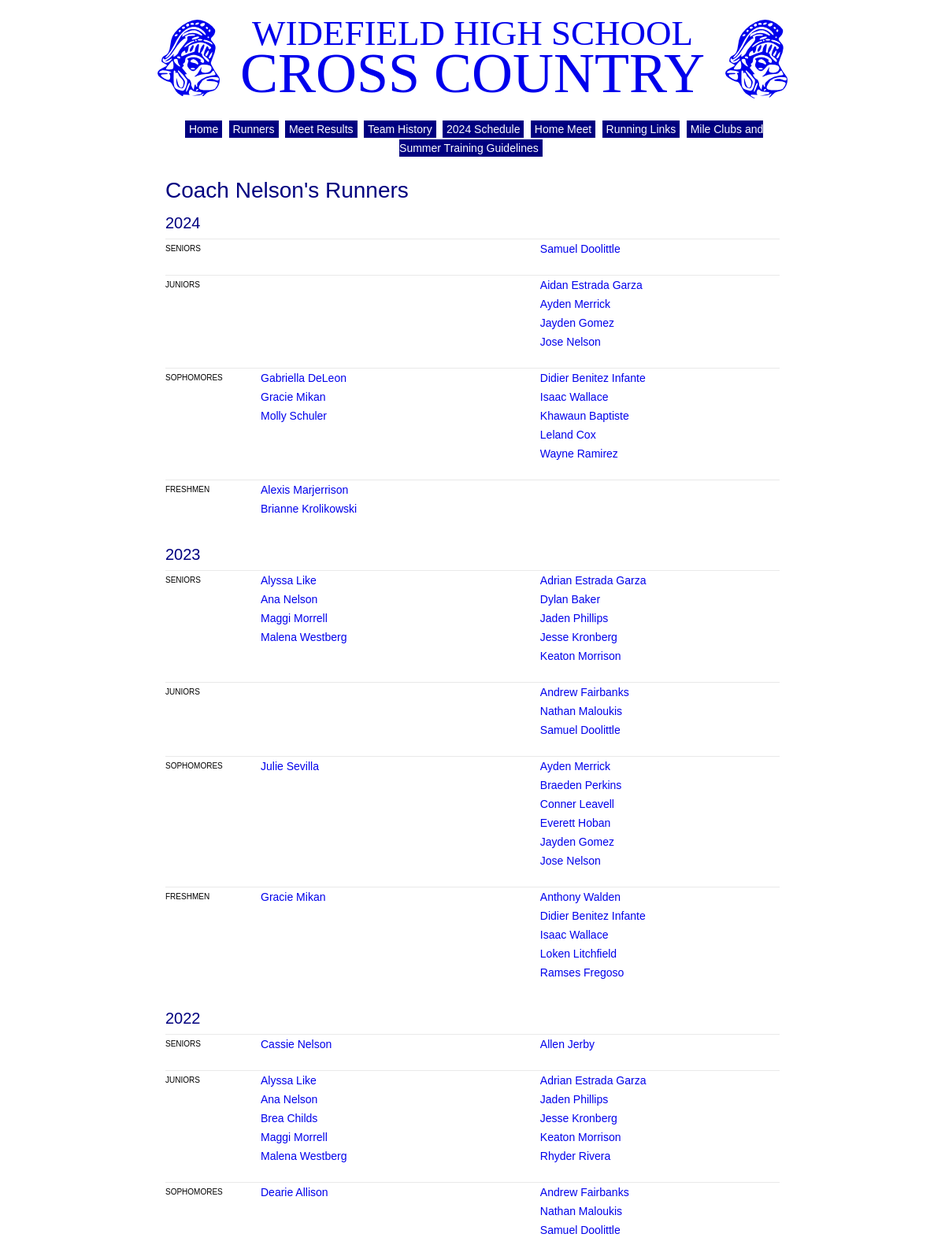
/runners/ (upper part), run on the app's committed database.
### simplemenu/models.py (models this page shows, shortened)
class Menu(models.Model):
	name = models.CharField(max_length=255)
	slug = models.SlugField()
	class Admin:
		pass

class MenuItem(models.Model):
	menu = models.ForeignKey(Menu, on_delete=models.DO_NOTHING)
	url = models.CharField(max_length=1024)
	title = models.CharField(max_length=100)
	description = models.CharField(max_length=255,blank=True,null=True)
	sort = models.IntegerField(default=0)
	class Meta:
		ordering = ['sort']
	class Admin:
		pass

### crosscountry/models.py (models this page shows, shortened)
class Runner(models.Model):
  name = models.CharField(max_length=255)
  created_at = models.DateTimeField(auto_now_add = True)
  gender = models.CharField(max_length=1, choices=GENDER_CHOICES)
  year = models.IntegerField()
  people = RunnerManager()
  men = MaleManager()
  women = FemaleManager()
  class Meta:
    ordering = ['name']
    db_table = 'crosscountry_runner'
  class Admin:
    list_filter = ['year','gender']
    search_fields = ['name']
  def get_absolute_url(self):
    return	"/runners/%i/" % self.id

### whsxc/views.py (the view)
# urls.py: path('runners/',views.runners),
def runners(request):
    years = Meet.objects.years()
    actual_years = []
    runners_by_year = {}
    for year in years:
        runners = Runner.people.by_year(year)
        if len(runners) > 0:
            runners_by_year[year] = runners
            actual_years.append(year)
    return render(request,'runners/runners.html', {
        "runners_by_year": runners_by_year,  # Sort years in descending order
        "years": actual_years,
         },)

### crosscountry/models.py (called while the page is built)
  def by_year(self,year):
    from django.db import connection
    cursor = connection.cursor()
    sql = """
      SELECT rr.id, rr.name, rr.gender, rr.year
      FROM crosscountry_runner rr
      LEFT JOIN crosscountry_run r ON (rr.id = r.runner_id)
      WHERE datetime(r.occurred_at) > datetime('%s-01-01') AND datetime(r.occurred_at) < datetime('%s-12-31 23:59:59')
      GROUP BY rr.id
      ORDER BY rr.year, rr.gender, rr.name
    """ % (year, year)
    cursor.execute(sql)
    result_list = []
    for row in cursor.fetchall():
      p = self.model(id=row[0], name=row[1], gender=row[2], year=row[3])
      p.grade = p.year - int(year)
      result_list.append(p)
    return result_list

  def years(self):
    from django.db import connection
    cursor = connection.cursor()
    cursor.execute("SELECT strftime('%Y',occurred_at) FROM crosscountry_meet GROUP BY strftime('%Y', occurred_at) ORDER BY occurred_at asc;")
    result_list = []
    for row in cursor.fetchall():
      result_list.append(row[0])
    return result_list

### crosscountry/templatetags/crosscountry_extras.py (called while the page is built)
def gender_name(value):
  return {
    'F': 'Girls',
    'M': 'Boys',
  }[value]

def grade_name_plural(value):
  return {
    '1': 'Seniors',
    '2': 'Juniors',
    '3': 'Sophomores',
    '4': 'Freshmen',
  }[str(value)]

def sectionbyattribute(parser,token):
  try:
    tag_name, attribute, objects_list = token.split_contents()
  except ValueError:
    raise template.TemplateSyntaxError("%r tag requires two arguments" % token.contents[0])
  node_list = parser.parse(('endsectionbyattribute',))
  parser.delete_first_token()
  return SectionByAttribute(attribute, objects_list, node_list)

def get_dict_value(parser,token):
  try:
    tag_name, key, fromWord, dict, asWord, name = token.split_contents()
  except ValueError:
    raise template.TemplateSyntaxError("%r tag requires five arguments" % token.contents[0])
  return GetDictValue(key, dict, name)

  def render(self, context):
    if self.key_str:
      context[self.name] = self.dict.resolve(context)[self.key_str]
    else:
      context[self.name] = self.dict.resolve(context)[self.key_variable.resolve(context)]
    return ''

### runners/templates/runners/runners.html (shortened to what this page needs)
{% extends "base.html" %}
{% load crosscountry_extras %}
{% block content %}
  <h1>Coach Nelson's Runners</h1>
    {% for year in years reversed %}
      <h2>{{ year }}</h2>
      {% get_dict_value year from runners_by_year as runners %}
      <div class="runners">
        {% sectionbyattribute 'grade' runners %}
          <div class="grade-list">
            <h3 style="">{{ grade.grade|grade_name_plural }}</h3>
            {% sectionbyattribute 'gender' grade.runners %}
            <ul class="{{ gender.gender|gender_name|lower }}-list">
                {% for runner in gender.grade_runners %}
                <li><a href="{{ runner.get_absolute_url }}">{{ runner.name }}</a></li>
              {% endfor %}
              </ul>
            {% endsectionbyattribute %}
          </div>
        {% endsectionbyattribute %}
      </div>
    {% endfor %}
{% endblock %}

### templates/base.html (shortened to what this page needs)
{% load static %}
<!DOCTYPE html>
<html lang="en">
	<head>
		<link href="{% static 'stylesheets/style_v2.css' %}" rel="Stylesheet" type="text/css" />
	</head>
	<body>
		<div id="title"><span id="title-school">Widefield High School</span> <span id="title-crosscountry">Cross Country</span></div>
		<div id="content">
			{% load simplemenus %}
			{% flatmenu 'navigation' %}
			{% block content %} default content {% endblock %}
		</div>
	</body>
</html>

### static/stylesheets/style_v2.css (style rules this page uses)
html, body, div, span, applet, object, iframe, h1, h2, h3, h4, h5, h6, p, blockquote, pre, a, abbr, acronym, address, big, cite, code, del, dfn, em, font, img, ins, kbd, q, s, samp, small, strike, strong, sub, sup, tt, var, dl, dt, dd, ol, ul, li, fieldset, form, label, legend, table, caption, tbody, tfoot, thead, tr, th, td { margin: 0; padding: 0; border: 0; outline: 0; font-weight: inherit; font-style: inherit; font-size: 100%; font-family: inherit; }
body { line-height: 1; color: black; background: white; }
body { font-family: 'Helvetica', 'Arial', sans-serif; font-size: 14px; line-height: 24px; margin-bottom: 50px; }
#title { color: #0000ec; font-family: "Georgia", "Garamond", serif; margin: auto; max-width: 800px; padding: 20px 0 30px; text-align: center; }
#title span { background-image: url('/static/mascot.png'); background-repeat: no-repeat; display: block; text-transform: uppercase; }
#title-school { background-position: 100% 5px; font-size: 45px; line-height: 45px; padding: 0 90px 72px; }
#title-crosscountry { background-position: 0% 5px; font-size: 72px; line-height: 57px; margin-top: -117px; padding: 45px 90px 0; }
#content { margin: auto; max-width: 780px; }
#navigation-menu { list-style-type: none; padding: 0 0 1.5em; text-align: center; }
#navigation-menu li { display: inline; margin: 0 .3em; }
#navigation-menu a { background-color: navy; color: white; padding: 3px 5px 3px; text-decoration: none; }
a { color: #0000ec; text-decoration: none; }
h1 { color: navy; font-size: 28px; line-height: 1.5em; }
h2 { clear: both; color: navy; font-size: 20px; line-height: 1em; padding: .75em 0 .5em; }
h1+h2 { padding-top: .5em; }
h3 { font-weight: bold; }
ul, ol, dl { padding-bottom: 1.5em; }
ul, ol { padding-left: 1.5em; }
div.grade-list { border-top: 1px solid #E9E9E9; }
div.grade-list h3 { float: left; width: 100px; clear: both; text-transform: uppercase; font-size: 10px; font-weight: normal; }
.grade-list:before, .grade-list:after { content:""; display:table; }
.grade-list:after { clear:both; }
.grade-list { zoom:1; }
.girls-list, .boys-list { float: left; padding-bottom: 1.5em; width: 47%; }
.boys-list { float: right; width: 47%; }
.runners ul { list-style-type: none; }
.runners .girls-list { width: 38%;; }
.runners .boys-list { width: 39%;; }

### data on the page
Menu: id.description "Home Runners Meet Results Team History 2024 Schedule Home Meet Running Links Mile Clubs and Summer Training Guidelines"
Runner: name "Samuel Doolittle"
Runner: name "Aidan Estrada Garza"
Runner: name "Ayden Merrick"
Runner: name "Jayden Gomez"
Runner: name "Jose Nelson"
Runner: name "Gabriella DeLeon"
Runner: name "Gracie Mikan"
Runner: name "Molly Schuler"
Runner: name "Didier Benitez Infante"
Runner: name "Isaac Wallace"
Runner: name "Khawaun Baptiste"
Runner: name "Leland Cox"
Runner: name "Wayne Ramirez"
Runner: name "Alexis Marjerrison"
Runner: name "Brianne Krolikowski"
Runner: name "Alyssa Like"
Runner: name "Ana Nelson"
Runner: name "Maggi Morrell"
Runner: name "Malena Westberg"
Runner: name "Adrian Estrada Garza"
Runner: name "Dylan Baker"
Runner: name "Jaden Phillips"
Runner: name "Jesse Kronberg"
Runner: name "Keaton Morrison"
Runner: name "Andrew Fairbanks"
Runner: name "Nathan Maloukis"
Runner: name "Julie Sevilla"
Runner: name "Braeden Perkins"
Runner: name "Conner Leavell"
Runner: name "Everett Hoban"
Runner: name "Anthony Walden"
Runner: name "Loken Litchfield"
Runner: name "Ramses Fregoso"
Runner: name "Cassie Nelson"
Runner: name "Allen Jerby"
Runner: name "Brea Childs"
Runner: name "Rhyder Rivera"
Runner: name "Dearie Allison"

### other printed values
{{ year }} "2024" "2023" "2022"
{{ grade.grade|grade_name_plural }} "SENIORS JUNIORS SOPHOMORES FRESHMEN" "SENIORS JUNIORS SOPHOMORES FRESHMEN" "SENIORS JUNIORS SOPHOMORES"
